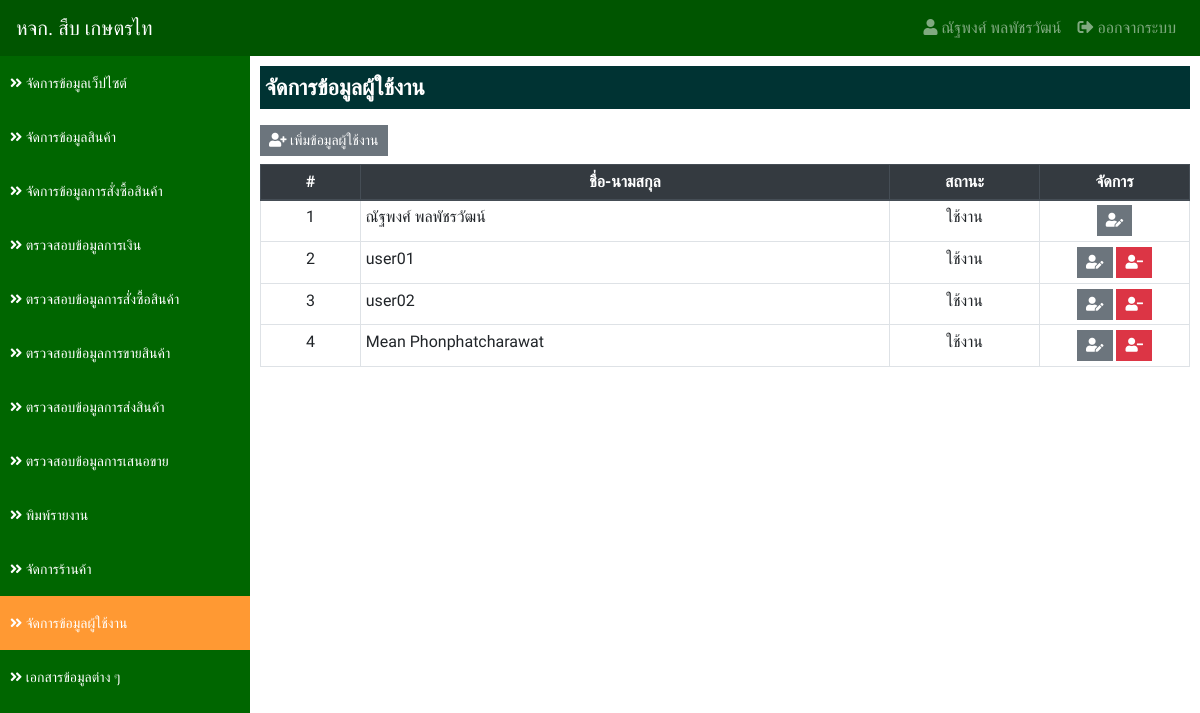
The app's page /?app=user&action=user_list (signed in) with its own data.
### tables this page shows
CREATE TABLE `user_tb` (
  `user_id` int(11) NOT NULL,
  `user_username` varchar(50) NOT NULL COMMENT 'ชื่อผู้ใช้งาน',
  `user_password` varchar(255) NOT NULL COMMENT 'รหัสผ่าน',
  `user_fullname` varchar(255) NOT NULL COMMENT 'ชื่อ-นามสกุล',
  `user_email` varchar(255) NOT NULL COMMENT 'อีเมล',
  `user_phone` varchar(100) NOT NULL COMMENT 'เบอร์โทรศัพท์',
  `user_store` int(11) NOT NULL,
  `user_type` int(1) NOT NULL COMMENT 'ประเภทผู้ใช้ระบบ 1.admin 2.เจ้าของ 3.ผู้ซื้อสินค้า 4.ผู้ขายสินค้า',
  `user_status` int(1) NOT NULL COMMENT 'สถานะ'
);

### applications/connect_db.php (called while the page is built, shortened)
<?php
    $serveName      = "localhost";
    $userConect     = "root";
    $passConnect    = "";
    $DB             = "sub_data";
    $conn           = new mysqli($serveName, $userConect, $passConnect, $DB);
    $conn->set_charset("utf8");
    $status         = array('',
                        'ใช้งาน',
                        'ปิดการใช้งาน'
                    );
    function select_db($sql) {
        Global $conn;
        return $conn->query($sql);
    }
?>

### applications/user/user_list.php (the view, shortened to what this page needs)
<?php
    $result = select_db("
        SELECT
            user_tb.user_id,
            user_tb.user_fullname,
            user_tb.user_type,
            user_tb.user_status
        FROM user_tb
        WHERE user_status != '3'
    ");
?>
<div class="detail">
    <p class="title">จัดการข้อมูลผู้ใช้งาน</p>
    <a href="?app=user&action=user_add" class="btn btn-secondary btn-sm mb-2"><i class="fas fa-user-plus"></i> เพิ่มข้อมูลผู้ใช้งาน</a>
    <table class="table table-bordered table-hover table-sm">
        <thead class="thead-dark">
            <tr>
                <th class="text-center" style="width: 100px;">#</th>
                <th class="text-center">ชื่อ-นามสกุล</th>
                <th class="text-center" style="width: 150px;">สถานะ</th>
                <th class="text-center" style="width: 150px;">จัดการ</th>
            </tr>
        </thead>
        <tbody>
            <?php
            if ($result->num_rows > 0) {
                $i = 1;
                while($row = $result->fetch_assoc()) {
            ?>
                <tr>
                    <td class="text-center"><?php echo $i; ?></td>
                    <td><?php echo $row['user_fullname']; ?></td>
                    <td class="text-center"><?php echo $status[$row['user_status']]?></td>
                    <td class="text-center">
                        <a href="?app=user&action=user_edit&id=<?php echo $row['user_id']; ?>" class="btn btn-secondary btn-sm"><i class="fas fa-user-edit"></i></a>
                        <?php if ($row['user_id'] != 1) { ?>
                        <a href="?app=user&action=user_delete&id=<?php echo $row['user_id']; ?>" class="btn btn-danger btn-sm" onclick="confirm('ยืนยันการลบข้อมูล');"><i class="fas fa-user-minus"></i></a>
                        <?php } ?>
                    </td>
                </tr>
            <?php
                $i++;
                }
            } else {
            ?>
                <tr>
                    <td class="text-center" colspan="4">ไม่มีข้อมูล</td>
                </tr>
            <?php } ?>
        </tbody>
    </table>
</div>

### assets/css/custom.css (style rules this page uses)
html { overflow-x: hidden; }
body { font-family: 'Niramit', sans-serif; }
.form-control, .btn { border-radius: 0px; }
.content > .detail { padding: 10px; }
.content > .detail > .title { font-size: 22px; font-weight: bold; padding: 5px; background-color: #003333; color: #FFF; }

### records on screen
user_tb: user_fullname "ณัฐพงศ์ พลพัชรวัฒน์", user_status "ใช้งาน"
user_tb: user_fullname "user01", user_status "ใช้งาน"
user_tb: user_fullname "user02", user_status "ใช้งาน"
user_tb: user_fullname "Mean Phonphatcharawat", user_status "ใช้งาน"

### other values on screen
$_SESSION['user_fullname'] "ณัฐพงศ์ พลพัชรวัฒน์"
